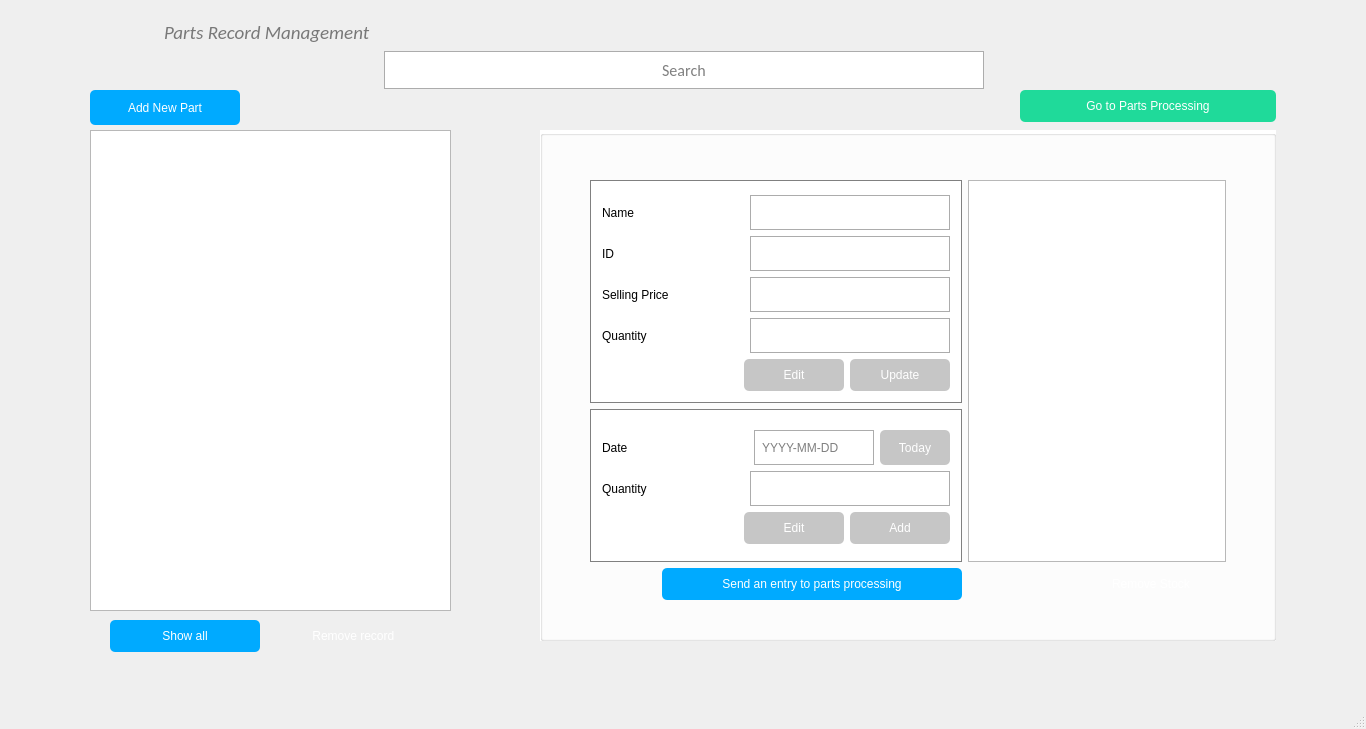
<?xml version="1.0" encoding="UTF-8"?>
<ui version="4.0">
 <class>partstore</class>
 <widget class="QMainWindow" name="partstore">
  <property name="geometry">
   <rect>
    <x>0</x>
    <y>0</y>
    <width>1366</width>
    <height>729</height>
   </rect>
  </property>
  <property name="windowTitle">
   <string>MainWindow</string>
  </property>
  <property name="styleSheet">
   <string notr="true">QPushButton:disabled {
	
	background-color: rgb(198, 198, 198);
}
#centralwidget {
font: 75 14pt &quot;Calibri&quot;;
    
}
QGroupBox
{
 background-color: rgb(255, 255, 255);
 
}
QLabel
{
 font: 75 italic 14pt &quot;Calibri&quot;;
color: rgb(0, 0, 0);
padding-bottom: 0;

}
QLineEdit
{
font: 12pt &quot;Calibri&quot;;
border: 1px solid;
border-color: rgb(172, 172, 172);
padding: 5px;

}
QLineEdit:focus
{
border-color:rgb(85, 170, 255);
border-width:1px;
border-style:solid;
}

</string>
  </property>
  <widget class="QWidget" name="centralwidget">
   <widget class="QGroupBox" name="groupBox_2">
    <property name="geometry">
     <rect>
      <x>540</x>
      <y>130</y>
      <width>736</width>
      <height>511</height>
     </rect>
    </property>
    <property name="styleSheet">
     <string notr="true">QGroupBox#groupBox_2
{
border:none;
padding: 41;
color:
	color: rgb(0, 0, 0);
}</string>
    </property>
    <property name="title">
     <string/>
    </property>
    <widget class="QWidget" name="layoutWidget">
     <property name="geometry">
      <rect>
       <x>428</x>
       <y>50</y>
       <width>258</width>
       <height>420</height>
      </rect>
     </property>
     <layout class="QVBoxLayout" name="verticalLayout_7">
      <item>
       <widget class="QTableView" name="tableView_Detail">
        <property name="sizePolicy">
         <sizepolicy hsizetype="Expanding" vsizetype="Expanding">
          <horstretch>0</horstretch>
          <verstretch>0</verstretch>
         </sizepolicy>
        </property>
        <property name="minimumSize">
         <size>
          <width>0</width>
          <height>378</height>
         </size>
        </property>
       </widget>
      </item>
      <item>
       <layout class="QHBoxLayout" name="horizontalLayout_19">
        <item>
         <spacer name="horizontalSpacer_21">
          <property name="orientation">
           <enum>Qt::Horizontal</enum>
          </property>
          <property name="sizeHint" stdset="0">
           <size>
            <width>40</width>
            <height>20</height>
           </size>
          </property>
         </spacer>
        </item>
        <item>
         <widget class="QPushButton" name="removeentrypushButton_4">
          <property name="minimumSize">
           <size>
            <width>150</width>
            <height>32</height>
           </size>
          </property>
          <property name="maximumSize">
           <size>
            <width>120</width>
            <height>16777215</height>
           </size>
          </property>
          <property name="styleSheet">
           <string notr="true">QPushButton:disabled {
	
	background-color: rgb(198, 198, 198);
}
QPushButton:hover
{
background-color: rgb(182, 0, 0);

}

QPushButton 
{
     font: 75  14pt &quot;Calibri&quot;;
	background-color: rgbrgb(255, 0, 0);
	
	color: rgb(255, 255, 255);

	border-radius: 5px;
}</string>
          </property>
          <property name="text">
           <string>Remove Stock</string>
          </property>
         </widget>
        </item>
       </layout>
      </item>
     </layout>
    </widget>
    <widget class="QWidget" name="layoutWidget">
     <property name="geometry">
      <rect>
       <x>50</x>
       <y>50</y>
       <width>372</width>
       <height>420</height>
      </rect>
     </property>
     <layout class="QVBoxLayout" name="verticalLayout_4">
      <item>
       <layout class="QVBoxLayout" name="verticalLayout_3">
        <item>
         <widget class="QGroupBox" name="groupBox_partStore">
          <property name="enabled">
           <bool>false</bool>
          </property>
          <property name="styleSheet">
           <string notr="true">QGroupBox
{
border:1px solid gray;
}</string>
          </property>
          <property name="title">
           <string/>
          </property>
          <layout class="QGridLayout" name="gridLayout">
           <item row="0" column="0">
            <layout class="QVBoxLayout" name="verticalLayout_2">
             <item>
              <layout class="QHBoxLayout" name="horizontalLayout">
               <item>
                <widget class="QLabel" name="label">
                 <property name="text">
                  <string>Name</string>
                 </property>
                </widget>
               </item>
               <item>
                <spacer name="horizontalSpacer">
                 <property name="orientation">
                  <enum>Qt::Horizontal</enum>
                 </property>
                 <property name="sizeHint" stdset="0">
                  <size>
                   <width>40</width>
                   <height>20</height>
                  </size>
                 </property>
                </spacer>
               </item>
               <item>
                <widget class="QLineEdit" name="lineEdit_Name">
                 <property name="enabled">
                  <bool>false</bool>
                 </property>
                 <property name="minimumSize">
                  <size>
                   <width>200</width>
                   <height>35</height>
                  </size>
                 </property>
                </widget>
               </item>
              </layout>
             </item>
             <item>
              <layout class="QHBoxLayout" name="horizontalLayout_2">
               <item>
                <widget class="QLabel" name="label_2">
                 <property name="text">
                  <string>ID</string>
                 </property>
                </widget>
               </item>
               <item>
                <spacer name="horizontalSpacer_2">
                 <property name="orientation">
                  <enum>Qt::Horizontal</enum>
                 </property>
                 <property name="sizeHint" stdset="0">
                  <size>
                   <width>40</width>
                   <height>20</height>
                  </size>
                 </property>
                </spacer>
               </item>
               <item>
                <widget class="QLineEdit" name="lineEdit_ID">
                 <property name="enabled">
                  <bool>false</bool>
                 </property>
                 <property name="minimumSize">
                  <size>
                   <width>200</width>
                   <height>35</height>
                  </size>
                 </property>
                </widget>
               </item>
              </layout>
             </item>
             <item>
              <layout class="QHBoxLayout" name="horizontalLayout_3">
               <item>
                <widget class="QLabel" name="label_3">
                 <property name="text">
                  <string>Selling Price</string>
                 </property>
                </widget>
               </item>
               <item>
                <spacer name="horizontalSpacer_3">
                 <property name="orientation">
                  <enum>Qt::Horizontal</enum>
                 </property>
                 <property name="sizeHint" stdset="0">
                  <size>
                   <width>40</width>
                   <height>20</height>
                  </size>
                 </property>
                </spacer>
               </item>
               <item>
                <widget class="QLineEdit" name="lineEdit_SP">
                 <property name="enabled">
                  <bool>false</bool>
                 </property>
                 <property name="minimumSize">
                  <size>
                   <width>200</width>
                   <height>35</height>
                  </size>
                 </property>
                </widget>
               </item>
              </layout>
             </item>
             <item>
              <layout class="QHBoxLayout" name="horizontalLayout_4">
               <item>
                <widget class="QLabel" name="label_4">
                 <property name="text">
                  <string>Quantity </string>
                 </property>
                </widget>
               </item>
               <item>
                <spacer name="horizontalSpacer_4">
                 <property name="orientation">
                  <enum>Qt::Horizontal</enum>
                 </property>
                 <property name="sizeHint" stdset="0">
                  <size>
                   <width>40</width>
                   <height>20</height>
                  </size>
                 </property>
                </spacer>
               </item>
               <item>
                <widget class="QLineEdit" name="lineEdit_Quantity">
                 <property name="enabled">
                  <bool>false</bool>
                 </property>
                 <property name="minimumSize">
                  <size>
                   <width>200</width>
                   <height>35</height>
                  </size>
                 </property>
                </widget>
               </item>
              </layout>
             </item>
             <item>
              <layout class="QHBoxLayout" name="horizontalLayout_8">
               <item>
                <spacer name="horizontalSpacer_8">
                 <property name="orientation">
                  <enum>Qt::Horizontal</enum>
                 </property>
                 <property name="sizeHint" stdset="0">
                  <size>
                   <width>40</width>
                   <height>20</height>
                  </size>
                 </property>
                </spacer>
               </item>
               <item>
                <widget class="QPushButton" name="pushButton_Edit">
                 <property name="enabled">
                  <bool>false</bool>
                 </property>
                 <property name="minimumSize">
                  <size>
                   <width>100</width>
                   <height>32</height>
                  </size>
                 </property>
                 <property name="styleSheet">
                  <string notr="true">QPushButton:hover
{
 
	background-color: rgb(75, 150, 0);

}
QPushButton:disabled {
	
	background-color: rgb(198, 198, 198);
}
QPushButton 
{
     font: 75  14pt &quot;Calibri&quot;;
	 
	background-color: rgb(94, 189, 0);
	
	color: rgb(255, 255, 255);

	border-radius: 5px;
}</string>
                 </property>
                 <property name="text">
                  <string>Edit</string>
                 </property>
                </widget>
               </item>
               <item>
                <widget class="QPushButton" name="pushButton_Update">
                 <property name="enabled">
                  <bool>false</bool>
                 </property>
                 <property name="minimumSize">
                  <size>
                   <width>100</width>
                   <height>32</height>
                  </size>
                 </property>
                 <property name="styleSheet">
                  <string notr="true">QPushButton:hover
{
background-color: rgb(0, 85, 255);

}
QPushButton:disabled {
	
	background-color: rgb(198, 198, 198);
}
QPushButton 
{
     font: 75  14pt &quot;Calibri&quot;;
	background-color: rgb(0, 170, 255);
	
	color: rgb(255, 255, 255);

	border-radius: 5px;
}</string>
                 </property>
                 <property name="text">
                  <string>Update</string>
                 </property>
                </widget>
               </item>
              </layout>
             </item>
            </layout>
           </item>
          </layout>
         </widget>
        </item>
        <item>
         <widget class="QGroupBox" name="groupBox">
          <property name="enabled">
           <bool>false</bool>
          </property>
          <property name="styleSheet">
           <string notr="true">QGroupBox
{
border:1px solid gray;
}</string>
          </property>
          <property name="title">
           <string/>
          </property>
          <layout class="QGridLayout" name="gridLayout_2">
           <item row="0" column="0">
            <layout class="QVBoxLayout" name="verticalLayout">
             <item>
              <layout class="QHBoxLayout" name="horizontalLayout_5">
               <item>
                <widget class="QLabel" name="label_5">
                 <property name="text">
                  <string>Date</string>
                 </property>
                </widget>
               </item>
               <item>
                <spacer name="horizontalSpacer_5">
                 <property name="orientation">
                  <enum>Qt::Horizontal</enum>
                 </property>
                 <property name="sizeHint" stdset="0">
                  <size>
                   <width>40</width>
                   <height>20</height>
                  </size>
                 </property>
                </spacer>
               </item>
               <item>
                <widget class="QLineEdit" name="lineEdit_date">
                 <property name="enabled">
                  <bool>false</bool>
                 </property>
                 <property name="minimumSize">
                  <size>
                   <width>50</width>
                   <height>35</height>
                  </size>
                 </property>
                 <property name="maximumSize">
                  <size>
                   <width>125</width>
                   <height>16777215</height>
                  </size>
                 </property>
                 <property name="inputMask">
                  <string/>
                 </property>
                 <property name="placeholderText">
                  <string>YYYY-MM-DD</string>
                 </property>
                </widget>
               </item>
               <item>
                <widget class="QPushButton" name="pushButton_2">
                 <property name="enabled">
                  <bool>false</bool>
                 </property>
                 <property name="minimumSize">
                  <size>
                   <width>70</width>
                   <height>35</height>
                  </size>
                 </property>
                 <property name="sizeIncrement">
                  <size>
                   <width>0</width>
                   <height>35</height>
                  </size>
                 </property>
                 <property name="styleSheet">
                  <string notr="true">QPushButton:hover
{
 
	background-color: rgb(75, 150, 0);

}
QPushButton:disabled {
	
	background-color: rgb(198, 198, 198);
}
QPushButton 
{
     font: 75  14pt &quot;Calibri&quot;;
	 
	background-color: rgb(94, 189, 0);
	
	color: rgb(255, 255, 255);

	border-radius: 5px;
}</string>
                 </property>
                 <property name="text">
                  <string>Today</string>
                 </property>
                </widget>
               </item>
              </layout>
             </item>
             <item>
              <layout class="QHBoxLayout" name="horizontalLayout_6">
               <item>
                <widget class="QLabel" name="label_6">
                 <property name="text">
                  <string>Quantity</string>
                 </property>
                </widget>
               </item>
               <item>
                <spacer name="horizontalSpacer_6">
                 <property name="orientation">
                  <enum>Qt::Horizontal</enum>
                 </property>
                 <property name="sizeHint" stdset="0">
                  <size>
                   <width>40</width>
                   <height>20</height>
                  </size>
                 </property>
                </spacer>
               </item>
               <item>
                <widget class="QLineEdit" name="lineEdit_newQuantity">
                 <property name="enabled">
                  <bool>false</bool>
                 </property>
                 <property name="minimumSize">
                  <size>
                   <width>200</width>
                   <height>35</height>
                  </size>
                 </property>
                </widget>
               </item>
              </layout>
             </item>
             <item>
              <layout class="QHBoxLayout" name="horizontalLayout_7">
               <item>
                <spacer name="horizontalSpacer_7">
                 <property name="orientation">
                  <enum>Qt::Horizontal</enum>
                 </property>
                 <property name="sizeHint" stdset="0">
                  <size>
                   <width>40</width>
                   <height>20</height>
                  </size>
                 </property>
                </spacer>
               </item>
               <item>
                <widget class="QPushButton" name="pushButton_newEdit">
                 <property name="enabled">
                  <bool>false</bool>
                 </property>
                 <property name="minimumSize">
                  <size>
                   <width>100</width>
                   <height>32</height>
                  </size>
                 </property>
                 <property name="styleSheet">
                  <string notr="true">QPushButton:hover
{
 
	background-color: rgb(75, 150, 0);

}
QPushButton:disabled {
	
	background-color: rgb(198, 198, 198);
}
QPushButton 
{
     font: 75  14pt &quot;Calibri&quot;;
	 
	background-color: rgb(94, 189, 0);
	
	color: rgb(255, 255, 255);

	border-radius: 5px;
}</string>
                 </property>
                 <property name="text">
                  <string>Edit</string>
                 </property>
                </widget>
               </item>
               <item>
                <widget class="QPushButton" name="pushButton_add">
                 <property name="enabled">
                  <bool>false</bool>
                 </property>
                 <property name="minimumSize">
                  <size>
                   <width>100</width>
                   <height>32</height>
                  </size>
                 </property>
                 <property name="styleSheet">
                  <string notr="true">QPushButton:hover
{
background-color: rgb(0, 85, 255);

}
QPushButton:disabled {
	
	background-color: rgb(198, 198, 198);
}
QPushButton 
{
     font: 75  14pt &quot;Calibri&quot;;
	background-color: rgb(0, 170, 255);
	
	color: rgb(255, 255, 255);

	border-radius: 5px;
}</string>
                 </property>
                 <property name="text">
                  <string>Add</string>
                 </property>
                </widget>
               </item>
              </layout>
             </item>
            </layout>
           </item>
          </layout>
         </widget>
        </item>
       </layout>
      </item>
      <item>
       <layout class="QHBoxLayout" name="horizontalLayout_10">
        <item>
         <spacer name="horizontalSpacer_11">
          <property name="orientation">
           <enum>Qt::Horizontal</enum>
          </property>
          <property name="sizeHint" stdset="0">
           <size>
            <width>40</width>
            <height>20</height>
           </size>
          </property>
         </spacer>
        </item>
        <item>
         <widget class="QPushButton" name="sendentrypushButton_4">
          <property name="minimumSize">
           <size>
            <width>300</width>
            <height>32</height>
           </size>
          </property>
          <property name="styleSheet">
           <string notr="true">QPushButton:disabled {
	
	background-color: rgb(198, 198, 198);
}
QPushButton:hover
{
background-color: rgb(0, 85, 255);

}

QPushButton 
{
     font: 75  14pt &quot;Calibri&quot;;
	background-color: rgb(0, 170, 255);
	
	color: rgb(255, 255, 255);

	border-radius: 5px;
}</string>
          </property>
          <property name="text">
           <string>Send an entry to parts processing</string>
          </property>
         </widget>
        </item>
       </layout>
      </item>
     </layout>
    </widget>
   </widget>
   <widget class="QPushButton" name="pushButton">
    <property name="geometry">
     <rect>
      <x>90</x>
      <y>90</y>
      <width>150</width>
      <height>35</height>
     </rect>
    </property>
    <property name="minimumSize">
     <size>
      <width>150</width>
      <height>32</height>
     </size>
    </property>
    <property name="styleSheet">
     <string notr="true">QPushButton:disabled {
	
	background-color: rgb(198, 198, 198);
}
QPushButton:hover
{
background-color: rgb(0, 85, 255);

}

QPushButton 
{
     font: 75  14pt &quot;Calibri&quot;;
	background-color: rgb(0, 170, 255);
	
	color: rgb(255, 255, 255);

	border-radius: 5px;
}</string>
    </property>
    <property name="text">
     <string>Add New Part</string>
    </property>
   </widget>
   <widget class="QTableView" name="tableView">
    <property name="geometry">
     <rect>
      <x>90</x>
      <y>130</y>
      <width>361</width>
      <height>481</height>
     </rect>
    </property>
    <property name="styleSheet">
     <string notr="true"> 
alternate-background-color: rgb(240, 240, 240)</string>
    </property>
   </widget>
   <widget class="QWidget" name="layoutWidget">
    <property name="geometry">
     <rect>
      <x>3</x>
      <y>50</y>
      <width>1361</width>
      <height>40</height>
     </rect>
    </property>
    <layout class="QHBoxLayout" name="horizontalLayout_9">
     <item>
      <spacer name="horizontalSpacer_9">
       <property name="orientation">
        <enum>Qt::Horizontal</enum>
       </property>
       <property name="sizeHint" stdset="0">
        <size>
         <width>40</width>
         <height>20</height>
        </size>
       </property>
      </spacer>
     </item>
     <item>
      <widget class="QLineEdit" name="searchButton">
       <property name="enabled">
        <bool>true</bool>
       </property>
       <property name="minimumSize">
        <size>
         <width>600</width>
         <height>38</height>
        </size>
       </property>
       <property name="maximumSize">
        <size>
         <width>600</width>
         <height>38</height>
        </size>
       </property>
       <property name="font">
        <font>
         <family>Calibri</family>
         <pointsize>12</pointsize>
         <weight>50</weight>
         <bold>false</bold>
         <kerning>false</kerning>
        </font>
       </property>
       <property name="styleSheet">
        <string notr="true">QLineEdit#searchButton_2
{

border: 5px;
border-bottom: 2px solid #c3c3c3;
border-right: 2px solid #e3e3e3;
}</string>
       </property>
       <property name="text">
        <string/>
       </property>
       <property name="alignment">
        <set>Qt::AlignCenter</set>
       </property>
       <property name="placeholderText">
        <string>Search</string>
       </property>
       <property name="clearButtonEnabled">
        <bool>false</bool>
       </property>
      </widget>
     </item>
     <item>
      <spacer name="horizontalSpacer_10">
       <property name="orientation">
        <enum>Qt::Horizontal</enum>
       </property>
       <property name="sizeHint" stdset="0">
        <size>
         <width>40</width>
         <height>20</height>
        </size>
       </property>
      </spacer>
     </item>
    </layout>
   </widget>
   <widget class="QPushButton" name="showallpushButton_3">
    <property name="geometry">
     <rect>
      <x>110</x>
      <y>620</y>
      <width>150</width>
      <height>32</height>
     </rect>
    </property>
    <property name="minimumSize">
     <size>
      <width>150</width>
      <height>32</height>
     </size>
    </property>
    <property name="styleSheet">
     <string notr="true">QPushButton:hover
{
background-color: rgb(0, 85, 255);

}

QPushButton 
{
     font: 75  14pt &quot;Calibri&quot;;
	background-color: rgb(0, 170, 255);
	
	color: rgb(255, 255, 255);

	border-radius: 5px;
}</string>
    </property>
    <property name="text">
     <string>Show all</string>
    </property>
   </widget>
   <widget class="QPushButton" name="removerecordspushButton_5">
    <property name="geometry">
     <rect>
      <x>280</x>
      <y>620</y>
      <width>150</width>
      <height>32</height>
     </rect>
    </property>
    <property name="minimumSize">
     <size>
      <width>150</width>
      <height>32</height>
     </size>
    </property>
    <property name="styleSheet">
     <string notr="true">QPushButton:disabled {
	
	background-color: rgb(198, 198, 198);
}
QPushButton:hover
{
background-color: rgb(182, 0, 0);

}

QPushButton 
{
     font: 75  14pt &quot;Calibri&quot;;
	background-color: rgbrgb(255, 0, 0);
	
	color: rgb(255, 255, 255);

	border-radius: 5px;
}</string>
    </property>
    <property name="text">
     <string>Remove record </string>
    </property>
   </widget>
   <widget class="QPushButton" name="seepartspropushButton_3">
    <property name="geometry">
     <rect>
      <x>1020</x>
      <y>90</y>
      <width>256</width>
      <height>32</height>
     </rect>
    </property>
    <property name="minimumSize">
     <size>
      <width>150</width>
      <height>32</height>
     </size>
    </property>
    <property name="styleSheet">
     <string notr="true">QPushButton:hover
{
background-color: rgb(0, 85, 255);

}

QPushButton 
{
     font: 75  14pt &quot;Calibri&quot;;
	background-color: #1FDA9A;
	
	color: rgb(255, 255, 255);

	border-radius: 5px;

}</string>
    </property>
    <property name="text">
     <string>Go to Parts Processing</string>
    </property>
   </widget>
   <widget class="QWidget" name="layoutWidget_2">
    <property name="geometry">
     <rect>
      <x>50</x>
      <y>10</y>
      <width>321</width>
      <height>44</height>
     </rect>
    </property>
    <layout class="QGridLayout" name="gridLayout_3">
     <item row="0" column="0">
      <widget class="QLabel" name="label_7">
       <property name="sizePolicy">
        <sizepolicy hsizetype="Expanding" vsizetype="Expanding">
         <horstretch>0</horstretch>
         <verstretch>0</verstretch>
        </sizepolicy>
       </property>
       <property name="minimumSize">
        <size>
         <width>42</width>
         <height>42</height>
        </size>
       </property>
       <property name="maximumSize">
        <size>
         <width>42</width>
         <height>42</height>
        </size>
       </property>
       <property name="text">
        <string/>
       </property>
       <property name="pixmap">
        <pixmap resource="reso.qrc">:/icons/icons/mitsu_small.png</pixmap>
       </property>
       <property name="scaledContents">
        <bool>true</bool>
       </property>
      </widget>
     </item>
     <item row="0" column="1">
      <spacer name="horizontalSpacer_17">
       <property name="orientation">
        <enum>Qt::Horizontal</enum>
       </property>
       <property name="sizeType">
        <enum>QSizePolicy::Expanding</enum>
       </property>
       <property name="sizeHint" stdset="0">
        <size>
         <width>40</width>
         <height>20</height>
        </size>
       </property>
      </spacer>
     </item>
     <item row="0" column="2">
      <widget class="QLabel" name="addHeader">
       <property name="sizePolicy">
        <sizepolicy hsizetype="Expanding" vsizetype="Expanding">
         <horstretch>0</horstretch>
         <verstretch>0</verstretch>
        </sizepolicy>
       </property>
       <property name="font">
        <font>
         <family>Calibri</family>
         <pointsize>14</pointsize>
         <weight>9</weight>
         <italic>true</italic>
         <bold>false</bold>
        </font>
       </property>
       <property name="styleSheet">
        <string notr="true">color: rgb(120, 120, 120);</string>
       </property>
       <property name="text">
        <string>Parts Record Management</string>
       </property>
      </widget>
     </item>
    </layout>
   </widget>
  </widget>
  <widget class="QMenuBar" name="menubar">
   <property name="geometry">
    <rect>
     <x>0</x>
     <y>0</y>
     <width>1366</width>
     <height>21</height>
    </rect>
   </property>
  </widget>
  <widget class="QStatusBar" name="statusbar"/>
 </widget>
 <resources>
  <include location="reso.qrc"/>
 </resources>
 <connections/>
</ui>
